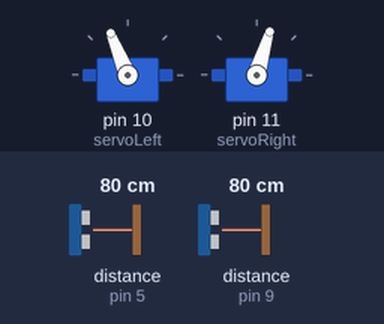
The sketch below on a simulated Arduino Uno, built with avr-gcc and run on an emulated ATmega328P. Shown: 2 × servo. The test bench sets the inputs (shaded band); at power-on: distance to the obstacle (sensors on pin 5, pin 9) 80 cm. The echo pulse lasts 58.3 µs per cm.

Above: at 2.0 s.
2.1 s: distance to the obstacle (sensor on pin 5) set to 12 cm
3.8 s: distance to the obstacle (sensor on pin 5) set to 9 cm
At 5.5 s:
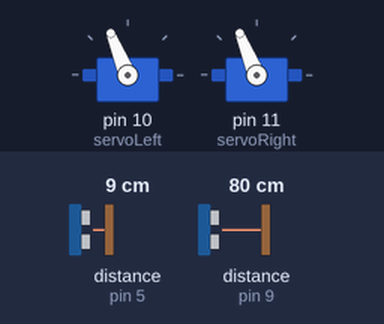
6.5 s: distance to the obstacle (sensor on pin 5) set to 18 cm
At 8.1 s:
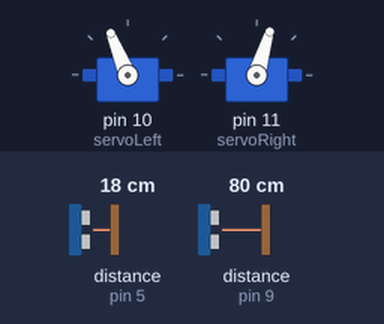
8.9 s: distance to the obstacle (sensor on pin 9) set to 12 cm
11.0 s: distance to the obstacle (sensor on pin 9) set to 9 cm
At 12.3 s:
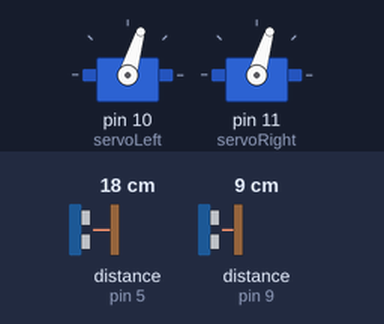
12.7 s: distance to the obstacle (sensor on pin 9) set to 18 cm
At 14.7 s:
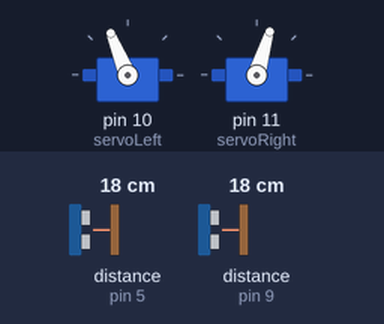
Timing chart, 0 to 15.9 s (numbered marks = the images above; inputs shaded):
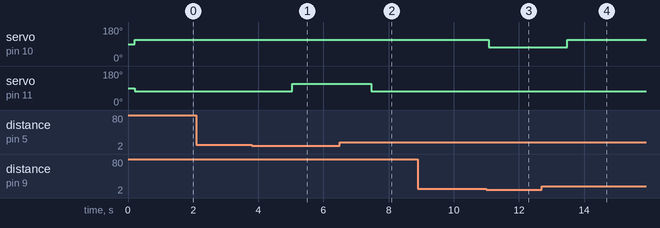

Measured:
- the behaviour switches between 11 and 10 cm on distance to the obstacle (sensor on pin 5) (found by bisection; images 0 and 1)
- the behaviour switches between 11 and 10 cm on distance to the obstacle (sensor on pin 9) (found by bisection; images 2 and 3)
- after the input at 2.1 s, every drawn part: stays the same
- after the input at 3.8 s, servo on pin 11 (servoRight): 73° → 112° after 1.2 s
- after the input at 6.5 s, servo on pin 11 (servoRight): 112° → 73° after 0.96 s
- after the input at 8.9 s, every drawn part: stays the same
- after the input at 11.0 s, servo on pin 10 (servoLeft): 112° → 73° after 0.08 s
- after the input at 12.7 s, servo on pin 10 (servoLeft): 73° → 112° after 0.79 s

The sketch:

sensor_servo_v1.ino
```cpp
#include <NewPing.h>
#include <Servo.h>

Servo servoLeft;
Servo servoRight;

//NewPing setup of pins and maximum distance
#define TRIGGER_PIN_1 4  //left sensor    change sensor pins
#define ECHO_PIN_1 5     //left sensor
#define TRIGGER_PIN_2 8  //right sensor
#define ECHO_PIN_2 9     //right sensor
#define MAX_DISTANCE 100 // Maximum distance we want to ping for (in centimeters).

NewPing sonarL(TRIGGER_PIN_1, ECHO_PIN_1, MAX_DISTANCE);
NewPing sonarR(TRIGGER_PIN_2, ECHO_PIN_2, MAX_DISTANCE);
int x;
int y;

void setup() {
  //Serial.begin(115200);   //Note: not exactly necessary w/out serial output

  servoLeft.attach(10);   //change pins to 5 and 6
  servoRight.attach(11);  //check tape for which one is right servo

}

void loop() {
    x = sonarL.ping_cm();
    delay (200);
    y = sonarR.ping_cm();
    if (x <= 10) {
       // Turn right in place
  servoLeft.writeMicroseconds(1700);         // Left wheel counterclockwise
  servoRight.writeMicroseconds(1700);        // Right wheel counterclockwise
  delay(600);
    }
    else if (y <= 10) {
      // Turn left in place
  servoLeft.writeMicroseconds(1300);         // Left wheel clockwise
  servoRight.writeMicroseconds(1300);        // Right wheel clockwise
  delay(600);
    }
    else {
      // Full speed forward
  servoLeft.writeMicroseconds(1700);         // Left wheel counterclockwise
  servoRight.writeMicroseconds(1300);        // Right wheel clockwise
  delay(1000);
    }
}
```
